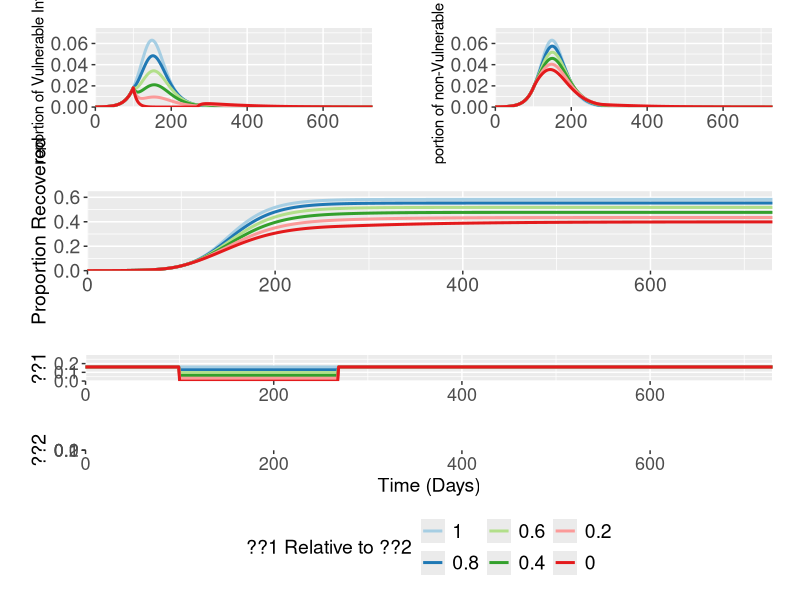
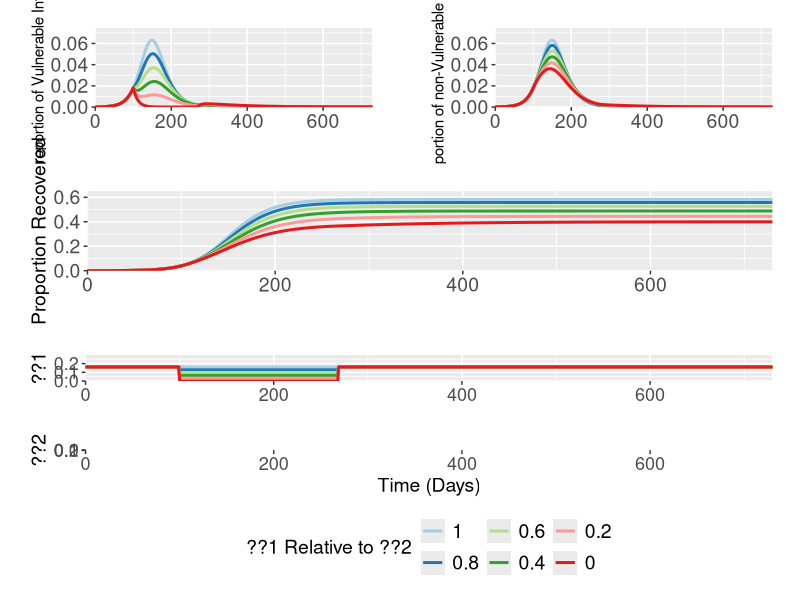
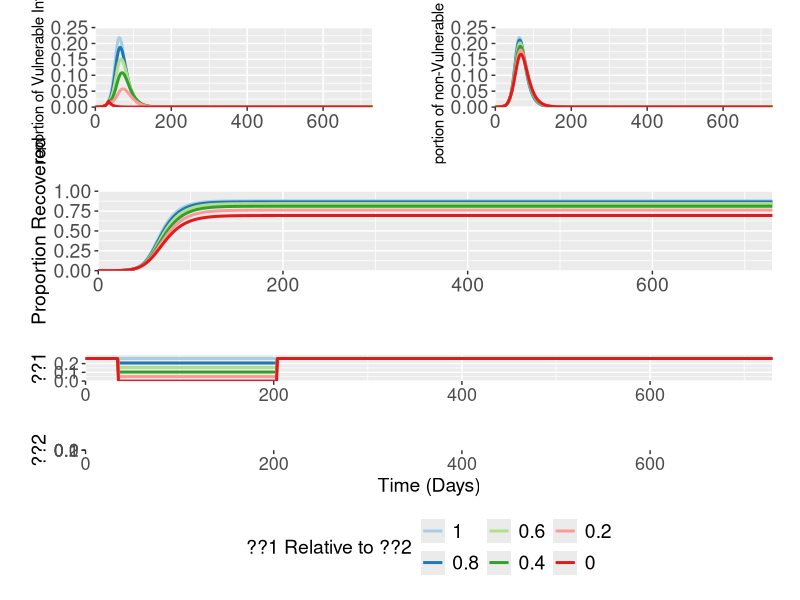
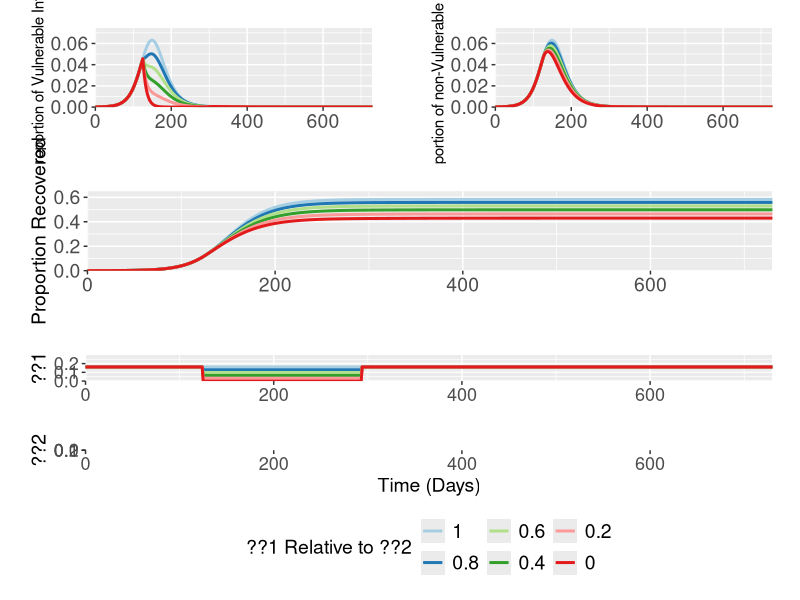

R code for these plots, in order:
rm(list=ls())
library("deSolve"); library("ggplot2"); library("cowplot");library("reshape2"); library("dplyr"); library("RColorBrewer"); library("ggpubr")

#Function for the generation time/(1/gamma) parameter
GenTime <- function(T2, R0) {
  G = T2 * ((R0-1)/log(2))
  return(G)
}

#Function to model intervention - currently set at baseline - added additional functionality to it
betastatdecrease <- function(time, int_timestart, int_timeend, scale) {
  ifelse((time >= int_timestart & time <= int_timeend),
         (1.5*(1/(GenTime(4.6,2.4))))*scale,
         (1.5*(1/(GenTime(4.6,2.4)))))
}

#### Different Beta ####
#Function for Shielded/non-Shielded Pop
SIR1 <- function(time, state, parameters) {
  with(as.list(c(state, parameters)), {
    dSs = - betastatdecrease(time, int_timestart, int_timeend,scale)*Is*Ss - 
      betastatdecrease(time, int_timestart, int_timeend,scale)*Ip*Ss 
    dSp = - betaPP*Ip*Sp - betaPS*Is*Sp 
    dIs = betastatdecrease(time, int_timestart, int_timeend,scale)*Is*Ss + 
      betastatdecrease(time, int_timestart, int_timeend,scale)*Ip*Ss - gamma*Is
    dIp = betaPP*Ip*Sp + betaPS*Is*Sp - gamma*Ip
    dR = gamma*Is + gamma*Ip
    dCv = betastatdecrease(time, int_timestart, int_timeend,scale)*Is*Ss + 
      betastatdecrease(time, int_timestart, int_timeend,scale)*Ip*Ss
    dCnv = betaPP*Ip*Sp + betaPS*Is*Sp 
    return(list(c(dSs, dSp, dIs, dIp, dR, dCv, dCnv)))
  })
}

#Initial Conditions and Times
init <- c(Ss = 0.15, Sp = 0.85-0.0001, Is = 0, Ip = 0.0001, R = 0, Cv= 0, Cnv = 0)
times <- seq(0,730,by = 1)

beta2scale <- c(1, 0.8, 0.6, 0.4, 0.2, 0)

#Run the ODE for 3 and 12 Week Interventions
stats1 <- data.frame(matrix(nrow = 0, ncol = 9))

for(i in 1:length(beta2scale)) {
  temp <- data.frame(matrix(nrow = length(seq(0,730)), ncol = 9))
  parms = c(betaPP = 1.5*(1/(GenTime(4.6,2.4))),
            betaPS = 1.5*(1/(GenTime(4.6,2.4))),
            gamma = 1/(GenTime(4.6,2.4)), 
            int_timestart = 100, 
            int_timeend = 100 + 24*7,
            scale = beta2scale[i])
  out1 <- data.frame(ode(y = init, func = SIR1, times = times, parms = parms))
  temp[,1] <- paste0(as.character(beta2scale[i]))
  temp[,2] <- out1$time 
  temp[,3] <- (out1$Is)/0.15
  temp[,4] <- (out1$Ip)/0.85
  temp[,5] <- out1$R 
  temp[,6] <- as.numeric(parms[1])
  temp[,7] <- betastatdecrease(times, 
                               as.numeric(parms[4]), 
                               as.numeric(parms[5]),
                               beta2scale[i])
  temp[,8] <- out1$Cv /0.15
  temp[,9] <- out1$Cnv /0.85
  stats1 <- rbind(stats1, temp)
}

colnames(stats1) <- c("Beta2_Scaling", "Time", "Infected_Is", "Infected_Ip", "Recov", "Beta1", "Beta2", "CumV", "Cumnv")

#IV
for(i in 1:length(beta2scale)){
  t <- stats1[stats1$Beta2_Scaling == as.character(beta2scale[i]),][which.max(stats1$Infected_Is[stats1$Beta2_Scaling == as.character(beta2scale[i])]),]
  print(t)
}

#INV
for(i in 1:length(beta2scale)){
  t <- stats1[stats1$Beta2_Scaling == as.character(beta2scale[i]),][which.max(stats1$Infected_Ip[stats1$Beta2_Scaling == as.character(beta2scale[i])]),]
  print(t)
}

#CUM
for(i in 1:length(beta2scale)){
  t <- stats1[stats1$Beta2_Scaling == as.character(beta2scale[i]),][731,]
  print(t)
}


statsinfec <- melt(stats1, id.vars = c("Beta2_Scaling", "Time"), measure.vars = c("Infected_Is", "Infected_Ip"))
statsrecov <- melt(stats1, id.vars = c("Beta2_Scaling", "Time"), measure.vars = c("Recov"))
statsbeta1 <- melt(stats1, id.vars = c("Beta2_Scaling", "Time"), measure.vars = c("Beta1"))
statsbeta2 <- melt(stats1, id.vars = c("Beta2_Scaling", "Time"), measure.vars = c("Beta2"))

statsinfec$Beta2_Scaling <- factor(statsinfec$Beta2_Scaling, levels = unique(statsinfec$Beta2_Scaling))
statsrecov$Beta2_Scaling <- factor(statsrecov$Beta2_Scaling, levels = unique(statsrecov$Beta2_Scaling))
statsbeta1$Beta2_Scaling <- factor(statsbeta1$Beta2_Scaling, levels = unique(statsbeta1$Beta2_Scaling))
statsbeta2$Beta2_Scaling <- factor(statsbeta2$Beta2_Scaling, levels = unique(statsbeta2$Beta2_Scaling))

#### Aggregated Plots

pinfv <- ggplot(data = statsinfec[statsinfec$variable == "Infected_Is",], aes(x = (Time), y = value, col = Beta2_Scaling)) + geom_line(size = 1.02, stat = "identity") +
  labs(x ="Time (Days)", y = "Proportion of Vulnerable Infected") + scale_y_continuous(limits = c(0,0.075) ,  expand = c(0,0)) +
  theme(legend.position = "none", legend.title = element_blank(), legend.text=element_text(size=14),  axis.text=element_text(size=14), axis.title.y=element_text(size=11),axis.title.x= element_blank(),
        legend.spacing.x = unit(0.3, 'cm'), plot.margin=unit(c(0.7,0.7,0.8,0.8),"cm")) +
  scale_x_continuous(expand = c(0, 0)) + scale_color_brewer(palette="Paired")

pinfnv <- ggplot(data = statsinfec[statsinfec$variable == "Infected_Ip",], aes(x = (Time), y = value, col = Beta2_Scaling)) + geom_line(size = 1.02, stat = "identity") +
  labs(x ="Time (Days)", y = "Proportion of non-Vulnerable Infected") + scale_y_continuous(limits = c(0,0.075) ,  expand = c(0,0)) +
  theme(legend.position = "none",legend.text=element_text(size=14), legend.title = element_blank(), axis.text=element_text(size=14), axis.title.y=element_text(size=11), axis.title.x= element_blank(),
        legend.spacing.x = unit(0.3, 'cm'), plot.margin=unit(c(0.7,0.7,0.8,0.8),"cm")) +
  scale_x_continuous(expand = c(0, 0)) + scale_color_brewer(palette="Paired")

prec <- ggplot(data = statsrecov, aes(x = (Time), y = value, col = Beta2_Scaling, factor = variable)) + geom_line(size = 1.02, stat = "identity") +
  labs(x ="Time (Days)", y = "Proportion Recovered") + scale_y_continuous(limits = c(0,0.65) ,  expand = c(0,0)) +
  theme(legend.position = "none", legend.title = element_blank(), legend.text=element_text(size=14), axis.text=element_text(size=14), axis.title.y=element_text(size=14),axis.title.x= element_blank(),
        legend.spacing.x = unit(0.3, 'cm'), plot.margin=unit(c(0.7,0.7,0.8,0.8),"cm")) +
  scale_x_continuous(expand = c(0, 0))  + scale_color_brewer(palette="Paired")

pbeta1 <- ggplot(data = statsbeta2, aes(x = (Time), y = value, col = Beta2_Scaling)) + geom_line(size = 1.02, stat = "identity") +
  labs(x ="Time (Days)", y = "??1") + scale_y_continuous(limits = c(0,0.3) ,  expand = c(0,0)) +
  theme(legend.position = "none", legend.title = element_blank(), axis.text=element_text(size=13), axis.title.y=element_text(size=14), axis.title.x = element_blank(),
        legend.spacing.x = unit(0.3, 'cm'), legend.text=element_text(size=14), plot.margin=unit(c(0.7,0.7,0.8,0.8),"cm")) +
  scale_x_continuous(expand = c(0, 0)) + guides(fill=guide_legend(nrow=2,byrow=TRUE))   + scale_color_brewer(palette="Paired")

pbeta2 <- ggplot(data = statsbeta1, aes(x = (Time), y = value, col = Beta2_Scaling)) + geom_line(size = 1.02, stat = "identity") +
  labs(x ="Time (Days)", y = "??2") + scale_y_continuous(limits = c(0,0.3) ,  expand = c(0,0)) +
  theme(legend.position = "bottom", axis.text=element_text(size=13), axis.title.y=element_text(size=14), 
        axis.title.x=element_text(size=14), legend.title = element_text(size=14),
        legend.spacing.x = unit(0.3, 'cm'), legend.text=element_text(size=14), plot.margin=unit(c(0.7,0.7,0.8,0.8),"cm")) +
  scale_x_continuous(expand = c(0, 0)) + guides(fill=guide_legend(nrow=2,byrow=TRUE))  + 
  scale_color_brewer(palette="Paired", name = "??1 Relative to ??2") 

ggarrange(ggarrange(pinfv, pinfnv, ncol = 2),
          prec,
          pbeta1,
          pbeta2,
          nrow = 4,
          heights = c(0.3,0.3, 0.2, 0.3))

#### No SS Modification ####

#Function for Shielded/non-Shielded Pop
SIR1 <- function(time, state, parameters) {
  with(as.list(c(state, parameters)), {
    dSs = - betaSS*Is*Ss - 
      betastatdecrease(time, int_timestart, int_timeend,scale)*Ip*Ss 
    dSp = - betaPP*Ip*Sp - betaPS*Is*Sp 
    dIs = betaSS*Is*Ss + betastatdecrease(time, int_timestart, int_timeend,scale)*Ip*Ss - gamma*Is
    dIp = betaPP*Ip*Sp + betaPS*Is*Sp - gamma*Ip
    dR = gamma*Is + gamma*Ip
    dCv = betaSS*Is*Ss + betastatdecrease(time, int_timestart, int_timeend,scale)*Ip*Ss
    dCnv = betaPP*Ip*Sp + betaPS*Is*Sp 
    return(list(c(dSs, dSp, dIs, dIp, dR, dCv, dCnv)))
  })
}

#Initial Conditions and Times
init <- c(Ss = 0.15, Sp = 0.85-0.0001, Is = 0, Ip = 0.0001, R = 0, Cv = 0, Cnv = 0)
times <- seq(0,730,by = 1)

beta2scale <- c(1, 0.8, 0.6, 0.4, 0.2, 0)

#Run the ODE for 3 and 12 Week Interventions
stats1 <- data.frame(matrix(nrow = 0, ncol = 9))

for(i in 1:length(beta2scale)) {
  temp <- data.frame(matrix(nrow = length(seq(0,730)), ncol = 9))
  parms = c(betaSS = 1.5*(1/(GenTime(4.6,2.4))),
            betaPP = 1.5*(1/(GenTime(4.6,2.4))),
            betaPS = 1.5*(1/(GenTime(4.6,2.4))),
            gamma = 1/(GenTime(4.6,2.4)), 
            int_timestart = 100, 
            int_timeend = 100 + 24*7,
            scale = beta2scale[i])
  out1 <- data.frame(ode(y = init, func = SIR1, times = times, parms = parms))
  temp[,1] <- paste0(as.character(beta2scale[i]))
  temp[,2] <- out1$time 
  temp[,3] <- (out1$Is)/0.15
  temp[,4] <- (out1$Ip)/0.85
  temp[,5] <- out1$R 
  temp[,6] <- as.numeric(parms[1])
  temp[,7] <- betastatdecrease(times, 
                               as.numeric(parms[5]), 
                               as.numeric(parms[6]),
                               beta2scale[i])
  temp[,8] <- out1$Cv /0.15
  temp[,9] <- out1$Cnv /0.85
  stats1 <- rbind(stats1, temp)
}

colnames(stats1) <- c("Beta2_Scaling", "Time", "Infected_Is", "Infected_Ip", "Recov", "Beta1", "Beta2", "Cumv", "Cumnv")

#IV
for(i in 1:length(beta2scale)){
  t <- stats1[stats1$Beta2_Scaling == as.character(beta2scale[i]),][which.max(stats1$Infected_Is[stats1$Beta2_Scaling == as.character(beta2scale[i])]),]
  print(t)
}

#INV
for(i in 1:length(beta2scale)){
  t <- stats1[stats1$Beta2_Scaling == as.character(beta2scale[i]),][which.max(stats1$Infected_Ip[stats1$Beta2_Scaling == as.character(beta2scale[i])]),]
  print(t)
}

#CUM
for(i in 1:length(beta2scale)){
  t <- stats1[stats1$Beta2_Scaling == as.character(beta2scale[i]),][731,]
  print(t)
}

statsinfec <- melt(stats1, id.vars = c("Beta2_Scaling", "Time"), measure.vars = c("Infected_Is", "Infected_Ip"))
statsrecov <- melt(stats1, id.vars = c("Beta2_Scaling", "Time"), measure.vars = c("Recov"))
statsbeta1 <- melt(stats1, id.vars = c("Beta2_Scaling", "Time"), measure.vars = c("Beta1"))
statsbeta2 <- melt(stats1, id.vars = c("Beta2_Scaling", "Time"), measure.vars = c("Beta2"))

statsinfec$Beta2_Scaling <- factor(statsinfec$Beta2_Scaling, levels = unique(statsinfec$Beta2_Scaling))
statsrecov$Beta2_Scaling <- factor(statsrecov$Beta2_Scaling, levels = unique(statsrecov$Beta2_Scaling))
statsbeta1$Beta2_Scaling <- factor(statsbeta1$Beta2_Scaling, levels = unique(statsbeta1$Beta2_Scaling))
statsbeta2$Beta2_Scaling <- factor(statsbeta2$Beta2_Scaling, levels = unique(statsbeta2$Beta2_Scaling))

#### Aggregated Plots
pinfv <- ggplot(data = statsinfec[statsinfec$variable == "Infected_Is",], aes(x = (Time), y = value, col = Beta2_Scaling)) + geom_line(size = 1.02, stat = "identity") +
  labs(x ="Time (Days)", y = "Proportion of Vulnerable Infected") + scale_y_continuous(limits = c(0,0.075) ,  expand = c(0,0)) +
  theme(legend.position = "none", legend.title = element_blank(), legend.text=element_text(size=14),  axis.text=element_text(size=14), axis.title.y=element_text(size=11),axis.title.x= element_blank(),
        legend.spacing.x = unit(0.3, 'cm'), plot.margin=unit(c(0.7,0.7,0.8,0.8),"cm")) +
  scale_x_continuous(expand = c(0, 0)) + scale_color_brewer(palette="Paired")

pinfnv <- ggplot(data = statsinfec[statsinfec$variable == "Infected_Ip",], aes(x = (Time), y = value, col = Beta2_Scaling)) + geom_line(size = 1.02, stat = "identity") +
  labs(x ="Time (Days)", y = "Proportion of non-Vulnerable Infected") + scale_y_continuous(limits = c(0,0.075) ,  expand = c(0,0)) +
  theme(legend.position = "none",legend.text=element_text(size=14), legend.title = element_blank(), axis.text=element_text(size=14), axis.title.y=element_text(size=11), axis.title.x= element_blank(),
        legend.spacing.x = unit(0.3, 'cm'), plot.margin=unit(c(0.7,0.7,0.8,0.8),"cm")) +
  scale_x_continuous(expand = c(0, 0)) + scale_color_brewer(palette="Paired")

prec <- ggplot(data = statsrecov, aes(x = (Time), y = value, col = Beta2_Scaling, factor = variable)) + geom_line(size = 1.02, stat = "identity") +
  labs(x ="Time (Days)", y = "Proportion Recovered") + scale_y_continuous(limits = c(0,0.65) ,  expand = c(0,0)) +
  theme(legend.position = "none", legend.title = element_blank(), legend.text=element_text(size=14), axis.text=element_text(size=14), axis.title.y=element_text(size=14),axis.title.x= element_blank(),
        legend.spacing.x = unit(0.3, 'cm'), plot.margin=unit(c(0.7,0.7,0.8,0.8),"cm")) +
  scale_x_continuous(expand = c(0, 0))  + scale_color_brewer(palette="Paired")

pbeta1 <- ggplot(data = statsbeta2, aes(x = (Time), y = value, col = Beta2_Scaling)) + geom_line(size = 1.02, stat = "identity") +
  labs(x ="Time (Days)", y = "??1") + scale_y_continuous(limits = c(0,0.3) ,  expand = c(0,0)) +
  theme(legend.position = "none", legend.title = element_blank(), axis.text=element_text(size=13), axis.title.y=element_text(size=14), axis.title.x = element_blank(),
        legend.spacing.x = unit(0.3, 'cm'), legend.text=element_text(size=14), plot.margin=unit(c(0.7,0.7,0.8,0.8),"cm")) +
  scale_x_continuous(expand = c(0, 0)) + guides(fill=guide_legend(nrow=2,byrow=TRUE))   + scale_color_brewer(palette="Paired")

pbeta2 <- ggplot(data = statsbeta1, aes(x = (Time), y = value, col = Beta2_Scaling)) + geom_line(size = 1.02, stat = "identity") +
  labs(x ="Time (Days)", y = "??2") + scale_y_continuous(limits = c(0,0.3) ,  expand = c(0,0)) +
  theme(legend.position = "bottom", axis.text=element_text(size=13), axis.title.y=element_text(size=14), 
        axis.title.x=element_text(size=14), legend.title = element_text(size=14),
        legend.spacing.x = unit(0.3, 'cm'), legend.text=element_text(size=14), plot.margin=unit(c(0.7,0.7,0.8,0.8),"cm")) +
  scale_x_continuous(expand = c(0, 0)) + guides(fill=guide_legend(nrow=2,byrow=TRUE))  + 
  scale_color_brewer(palette="Paired", name = "??1 Relative to ??2") 

ggarrange(ggarrange(pinfv, pinfnv, ncol = 2),
          prec,
          pbeta1,
          pbeta2,
          nrow = 4,
          heights = c(0.3,0.3, 0.2, 0.3))


#### R0 kept at 2.4 ####

betastatdecrease1 <- function(time, int_timestart, int_timeend, scale) {
  ifelse((time >= int_timestart & time <= int_timeend),
         (2.4*(1/(GenTime(4.6,2.4))))*scale,
         (2.4*(1/(GenTime(4.6,2.4)))))
}

#Function for Shielded/non-Shielded Pop
SIR1 <- function(time, state, parameters) {
  with(as.list(c(state, parameters)), {
    dSs = - betastatdecrease1(time, int_timestart, int_timeend,scale)*Is*Ss - 
      betastatdecrease1(time, int_timestart, int_timeend,scale)*Ip*Ss 
    dSp = - betaPP*Ip*Sp - betaPS*Is*Sp 
    dIs = betastatdecrease1(time, int_timestart, int_timeend,scale)*Is*Ss + 
      betastatdecrease1(time, int_timestart, int_timeend,scale)*Ip*Ss - gamma*Is
    dIp = betaPP*Ip*Sp + betaPS*Is*Sp - gamma*Ip
    dR = gamma*Is + gamma*Ip
    dCv = betastatdecrease1(time, int_timestart, int_timeend,scale)*Is*Ss + 
      betastatdecrease1(time, int_timestart, int_timeend,scale)*Ip*Ss
    dCnv = betaPP*Ip*Sp + betaPS*Is*Sp 
    return(list(c(dSs, dSp, dIs, dIp, dR, dCv, dCnv)))
  })
}

#Initial Conditions and Times
init <- c(Ss = 0.15, Sp = 0.85-0.0001, Is = 0, Ip = 0.0001, R = 0, Cv = 0, Cnv = 0)
times <- seq(0,730,by = 1)

beta2scale <- c(1, 0.8, 0.6, 0.4, 0.2, 0)

parms = c(betaPP = 2.4*(1/(GenTime(4.6,2.4))),
          betaPS = 2.4*(1/(GenTime(4.6,2.4))),
          gamma = 1/(GenTime(4.6,2.4)), 
          int_timestart = 100, 
          int_timeend = 100 + 24*7,
          scale = 1)
out1 <- data.frame(ode(y = init, func = SIR1, times = times, parms = parms))

out1$Is <- out1$Is / 0.15
out1$Ip <- out1$Ip / 0.85

#Run the ODE for 3 and 12 Week Interventions
stats1 <- data.frame(matrix(nrow = 0, ncol = 9))

for(i in 1:length(beta2scale)) {
  temp <- data.frame(matrix(nrow = length(seq(0,730)), ncol = 9))
  parms = c(betaPP = 2.4*(1/(GenTime(4.6,2.4))),
            betaPS = 2.4*(1/(GenTime(4.6,2.4))),
            gamma = 1/(GenTime(4.6,2.4)), 
            int_timestart = 35, 
            int_timeend = 35 + 24*7,
            scale = beta2scale[i])
  out1 <- data.frame(ode(y = init, func = SIR1, times = times, parms = parms))
  temp[,1] <- paste0(as.character(beta2scale[i]))
  temp[,2] <- out1$time 
  temp[,3] <- (out1$Is)/0.15
  temp[,4] <- (out1$Ip)/0.85
  temp[,5] <- out1$R 
  temp[,6] <- as.numeric(parms[1])
  temp[,7] <- betastatdecrease1(times, 
                               as.numeric(parms[4]), 
                               as.numeric(parms[5]),
                               beta2scale[i])
  temp[,8] <- out1$Cv /0.15
  temp[,9] <- out1$Cnv /0.85
  stats1 <- rbind(stats1, temp)
}

colnames(stats1) <- c("Beta2_Scaling", "Time", "Infected_Is", "Infected_Ip", "Recov", "Beta1", "Beta2", "Cumv", "Cumnv")

#IV
for(i in 1:length(beta2scale)){
  t <- stats1[stats1$Beta2_Scaling == as.character(beta2scale[i]),][which.max(stats1$Infected_Is[stats1$Beta2_Scaling == as.character(beta2scale[i])]),]
  print(t)
}

#INV
for(i in 1:length(beta2scale)){
  t <- stats1[stats1$Beta2_Scaling == as.character(beta2scale[i]),][which.max(stats1$Infected_Ip[stats1$Beta2_Scaling == as.character(beta2scale[i])]),]
  print(t)
}

#CUM
for(i in 1:length(beta2scale)){
  t <- stats1[stats1$Beta2_Scaling == as.character(beta2scale[i]),][731,]
  print(t)
}

statsinfec <- melt(stats1, id.vars = c("Beta2_Scaling", "Time"), measure.vars = c("Infected_Is", "Infected_Ip"))
statsrecov <- melt(stats1, id.vars = c("Beta2_Scaling", "Time"), measure.vars = c("Recov"))
statsbeta1 <- melt(stats1, id.vars = c("Beta2_Scaling", "Time"), measure.vars = c("Beta1"))
statsbeta2 <- melt(stats1, id.vars = c("Beta2_Scaling", "Time"), measure.vars = c("Beta2"))

statsinfec$Beta2_Scaling <- factor(statsinfec$Beta2_Scaling, levels = unique(statsinfec$Beta2_Scaling))
statsrecov$Beta2_Scaling <- factor(statsrecov$Beta2_Scaling, levels = unique(statsrecov$Beta2_Scaling))
statsbeta1$Beta2_Scaling <- factor(statsbeta1$Beta2_Scaling, levels = unique(statsbeta1$Beta2_Scaling))
statsbeta2$Beta2_Scaling <- factor(statsbeta2$Beta2_Scaling, levels = unique(statsbeta2$Beta2_Scaling))

#### Aggregated Plots
pinfv <- ggplot(data = statsinfec[statsinfec$variable == "Infected_Is",], aes(x = (Time), y = value, col = Beta2_Scaling)) + geom_line(size = 1.02, stat = "identity") +
  labs(x ="Time (Days)", y = "Proportion of Vulnerable Infected") + scale_y_continuous(limits = c(0,0.25) ,  expand = c(0,0)) +
  theme(legend.position = "none", legend.title = element_blank(), legend.text=element_text(size=14),  axis.text=element_text(size=14), axis.title.y=element_text(size=11),axis.title.x= element_blank(),
        legend.spacing.x = unit(0.3, 'cm'), plot.margin=unit(c(0.7,0.7,0.8,0.8),"cm")) +
  scale_x_continuous(expand = c(0, 0)) + scale_color_brewer(palette="Paired")

pinfnv <- ggplot(data = statsinfec[statsinfec$variable == "Infected_Ip",], aes(x = (Time), y = value, col = Beta2_Scaling)) + geom_line(size = 1.02, stat = "identity") +
  labs(x ="Time (Days)", y = "Proportion of non-Vulnerable Infected") + scale_y_continuous(limits = c(0,0.25) ,  expand = c(0,0)) +
  theme(legend.position = "none",legend.text=element_text(size=14), legend.title = element_blank(), axis.text=element_text(size=14), axis.title.y=element_text(size=11), axis.title.x= element_blank(),
        legend.spacing.x = unit(0.3, 'cm'), plot.margin=unit(c(0.7,0.7,0.8,0.8),"cm")) +
  scale_x_continuous(expand = c(0, 0)) + scale_color_brewer(palette="Paired")

prec <- ggplot(data = statsrecov, aes(x = (Time), y = value, col = Beta2_Scaling, factor = variable)) + geom_line(size = 1.02, stat = "identity") +
  labs(x ="Time (Days)", y = "Proportion Recovered") + scale_y_continuous(limits = c(0,1) ,  expand = c(0,0)) +
  theme(legend.position = "none", legend.title = element_blank(), legend.text=element_text(size=14), axis.text=element_text(size=14), axis.title.y=element_text(size=14),axis.title.x= element_blank(),
        legend.spacing.x = unit(0.3, 'cm'), plot.margin=unit(c(0.7,0.7,0.8,0.8),"cm")) +
  scale_x_continuous(expand = c(0, 0))  + scale_color_brewer(palette="Paired")

pbeta1 <- ggplot(data = statsbeta2, aes(x = (Time), y = value, col = Beta2_Scaling)) + geom_line(size = 1.02, stat = "identity") +
  labs(x ="Time (Days)", y = "??1") + scale_y_continuous(limits = c(0,0.3) ,  expand = c(0,0)) +
  theme(legend.position = "none", legend.title = element_blank(), axis.text=element_text(size=13), axis.title.y=element_text(size=14), axis.title.x = element_blank(),
        legend.spacing.x = unit(0.3, 'cm'), legend.text=element_text(size=14), plot.margin=unit(c(0.7,0.7,0.8,0.8),"cm")) +
  scale_x_continuous(expand = c(0, 0)) + guides(fill=guide_legend(nrow=2,byrow=TRUE))   + scale_color_brewer(palette="Paired")

pbeta2 <- ggplot(data = statsbeta1, aes(x = (Time), y = value, col = Beta2_Scaling)) + geom_line(size = 1.02, stat = "identity") +
  labs(x ="Time (Days)", y = "??2") + scale_y_continuous(limits = c(0,0.3) ,  expand = c(0,0)) +
  theme(legend.position = "bottom", axis.text=element_text(size=13), axis.title.y=element_text(size=14), 
        axis.title.x=element_text(size=14), legend.title = element_text(size=14),
        legend.spacing.x = unit(0.3, 'cm'), legend.text=element_text(size=14), plot.margin=unit(c(0.7,0.7,0.8,0.8),"cm")) +
  scale_x_continuous(expand = c(0, 0)) + guides(fill=guide_legend(nrow=2,byrow=TRUE))  + 
  scale_color_brewer(palette="Paired", name = "??1 Relative to ??2") 

ggarrange(ggarrange(pinfv, pinfnv, ncol = 2),
          prec,
          pbeta1,
          pbeta2,
          nrow = 4,
          heights = c(0.3,0.3, 0.2, 0.3))


#### Change the Trigger time ####

#Function for Shielded/non-Shielded Pop
SIR1 <- function(time, state, parameters) {
  with(as.list(c(state, parameters)), {
    dSs = - betastatdecrease(time, int_timestart, int_timeend,scale)*Is*Ss - 
      betastatdecrease(time, int_timestart, int_timeend,scale)*Ip*Ss 
    dSp = - betaPP*Ip*Sp - betaPS*Is*Sp 
    dIs = betastatdecrease(time, int_timestart, int_timeend,scale)*Is*Ss + 
      betastatdecrease(time, int_timestart, int_timeend,scale)*Ip*Ss - gamma*Is
    dIp = betaPP*Ip*Sp + betaPS*Is*Sp - gamma*Ip
    dR = gamma*Is + gamma*Ip
    dCv = betastatdecrease(time, int_timestart, int_timeend,scale)*Is*Ss + 
      betastatdecrease(time, int_timestart, int_timeend,scale)*Ip*Ss
    dCnv = betaPP*Ip*Sp + betaPS*Is*Sp 
    return(list(c(dSs, dSp, dIs, dIp, dR, dCv, dCnv)))
  })
}

#Initial Conditions and Times
init <- c(Ss = 0.15, Sp = 0.85-0.0001, Is = 0, Ip = 0.0001, R = 0, Cv= 0, Cnv = 0)
times <- seq(0,730,by = 1)

beta2scale <- c(1, 0.8, 0.6, 0.4, 0.2, 0)

#Run the ODE for 3 and 12 Week Interventions
stats1 <- data.frame(matrix(nrow = 0, ncol = 9))

for(i in 1:length(beta2scale)) {
  temp <- data.frame(matrix(nrow = length(seq(0,730)), ncol = 9))
  parms = c(betaPP = 1.5*(1/(GenTime(4.6,2.4))),
            betaPS = 1.5*(1/(GenTime(4.6,2.4))),
            gamma = 1/(GenTime(4.6,2.4)), 
            int_timestart = 125, 
            int_timeend = 125 + 24*7,
            scale = beta2scale[i])
  out1 <- data.frame(ode(y = init, func = SIR1, times = times, parms = parms))
  temp[,1] <- paste0(as.character(beta2scale[i]))
  temp[,2] <- out1$time 
  temp[,3] <- (out1$Is)/0.15
  temp[,4] <- (out1$Ip)/0.85
  temp[,5] <- out1$R 
  temp[,6] <- as.numeric(parms[1])
  temp[,7] <- betastatdecrease(times, 
                               as.numeric(parms[4]), 
                               as.numeric(parms[5]),
                               beta2scale[i])
  temp[,8] <- out1$Cv /0.15
  temp[,9] <- out1$Cnv /0.85
  stats1 <- rbind(stats1, temp)
}

colnames(stats1) <- c("Beta2_Scaling", "Time", "Infected_Is", "Infected_Ip", "Recov", "Beta1", "Beta2", "CumV", "Cumnv")

#IV
for(i in 1:length(beta2scale)){
  t <- stats1[stats1$Beta2_Scaling == as.character(beta2scale[i]),][which.max(stats1$Infected_Is[stats1$Beta2_Scaling == as.character(beta2scale[i])]),]
  print(t)
}

#INV
for(i in 1:length(beta2scale)){
  t <- stats1[stats1$Beta2_Scaling == as.character(beta2scale[i]),][which.max(stats1$Infected_Ip[stats1$Beta2_Scaling == as.character(beta2scale[i])]),]
  print(t)
}

#CUM
for(i in 1:length(beta2scale)){
  t <- stats1[stats1$Beta2_Scaling == as.character(beta2scale[i]),][731,]
  print(t)
}

statsinfec <- melt(stats1, id.vars = c("Beta2_Scaling", "Time"), measure.vars = c("Infected_Is", "Infected_Ip"))
statsrecov <- melt(stats1, id.vars = c("Beta2_Scaling", "Time"), measure.vars = c("Recov"))
statsbeta1 <- melt(stats1, id.vars = c("Beta2_Scaling", "Time"), measure.vars = c("Beta1"))
statsbeta2 <- melt(stats1, id.vars = c("Beta2_Scaling", "Time"), measure.vars = c("Beta2"))

statsinfec$Beta2_Scaling <- factor(statsinfec$Beta2_Scaling, levels = unique(statsinfec$Beta2_Scaling))
statsrecov$Beta2_Scaling <- factor(statsrecov$Beta2_Scaling, levels = unique(statsrecov$Beta2_Scaling))
statsbeta1$Beta2_Scaling <- factor(statsbeta1$Beta2_Scaling, levels = unique(statsbeta1$Beta2_Scaling))
statsbeta2$Beta2_Scaling <- factor(statsbeta2$Beta2_Scaling, levels = unique(statsbeta2$Beta2_Scaling))

#### Aggregated Plots

pinfv <- ggplot(data = statsinfec[statsinfec$variable == "Infected_Is",], aes(x = (Time), y = value, col = Beta2_Scaling)) + geom_line(size = 1.02, stat = "identity") +
  labs(x ="Time (Days)", y = "Proportion of Vulnerable Infected") + scale_y_continuous(limits = c(0,0.075) ,  expand = c(0,0)) +
  theme(legend.position = "none", legend.title = element_blank(), legend.text=element_text(size=14),  axis.text=element_text(size=14), axis.title.y=element_text(size=11),axis.title.x= element_blank(),
        legend.spacing.x = unit(0.3, 'cm'), plot.margin=unit(c(0.7,0.7,0.8,0.8),"cm")) +
  scale_x_continuous(expand = c(0, 0)) + scale_color_brewer(palette="Paired")

pinfnv <- ggplot(data = statsinfec[statsinfec$variable == "Infected_Ip",], aes(x = (Time), y = value, col = Beta2_Scaling)) + geom_line(size = 1.02, stat = "identity") +
  labs(x ="Time (Days)", y = "Proportion of non-Vulnerable Infected") + scale_y_continuous(limits = c(0,0.075) ,  expand = c(0,0)) +
  theme(legend.position = "none",legend.text=element_text(size=14), legend.title = element_blank(), axis.text=element_text(size=14), axis.title.y=element_text(size=11), axis.title.x= element_blank(),
        legend.spacing.x = unit(0.3, 'cm'), plot.margin=unit(c(0.7,0.7,0.8,0.8),"cm")) +
  scale_x_continuous(expand = c(0, 0)) + scale_color_brewer(palette="Paired")

prec <- ggplot(data = statsrecov, aes(x = (Time), y = value, col = Beta2_Scaling, factor = variable)) + geom_line(size = 1.02, stat = "identity") +
  labs(x ="Time (Days)", y = "Proportion Recovered") + scale_y_continuous(limits = c(0,0.65) ,  expand = c(0,0)) +
  theme(legend.position = "none", legend.title = element_blank(), legend.text=element_text(size=14), axis.text=element_text(size=14), axis.title.y=element_text(size=14),axis.title.x= element_blank(),
        legend.spacing.x = unit(0.3, 'cm'), plot.margin=unit(c(0.7,0.7,0.8,0.8),"cm")) +
  scale_x_continuous(expand = c(0, 0))  + scale_color_brewer(palette="Paired")

pbeta1 <- ggplot(data = statsbeta2, aes(x = (Time), y = value, col = Beta2_Scaling)) + geom_line(size = 1.02, stat = "identity") +
  labs(x ="Time (Days)", y = "??1") + scale_y_continuous(limits = c(0,0.3) ,  expand = c(0,0)) +
  theme(legend.position = "none", legend.title = element_blank(), axis.text=element_text(size=13), axis.title.y=element_text(size=14), axis.title.x = element_blank(),
        legend.spacing.x = unit(0.3, 'cm'), legend.text=element_text(size=14), plot.margin=unit(c(0.7,0.7,0.8,0.8),"cm")) +
  scale_x_continuous(expand = c(0, 0)) + guides(fill=guide_legend(nrow=2,byrow=TRUE))   + scale_color_brewer(palette="Paired")

pbeta2 <- ggplot(data = statsbeta1, aes(x = (Time), y = value, col = Beta2_Scaling)) + geom_line(size = 1.02, stat = "identity") +
  labs(x ="Time (Days)", y = "??2") + scale_y_continuous(limits = c(0,0.3) ,  expand = c(0,0)) +
  theme(legend.position = "bottom", axis.text=element_text(size=13), axis.title.y=element_text(size=14), 
        axis.title.x=element_text(size=14), legend.title = element_text(size=14),
        legend.spacing.x = unit(0.3, 'cm'), legend.text=element_text(size=14), plot.margin=unit(c(0.7,0.7,0.8,0.8),"cm")) +
  scale_x_continuous(expand = c(0, 0)) + guides(fill=guide_legend(nrow=2,byrow=TRUE))  + 
  scale_color_brewer(palette="Paired", name = "??1 Relative to ??2") 

ggarrange(ggarrange(pinfv, pinfnv, ncol = 2),
          prec,
          pbeta1,
          pbeta2,
          nrow = 4,
          heights = c(0.3,0.3, 0.2, 0.3))
